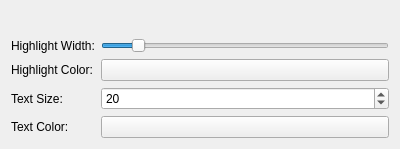
<?xml version="1.0" encoding="UTF-8"?>
<ui version="4.0">
 <class>vcl::qt::InfoEditorSettingsFrame</class>
 <widget class="QFrame" name="vcl::qt::InfoEditorSettingsFrame">
  <property name="geometry">
   <rect>
    <x>0</x>
    <y>0</y>
    <width>400</width>
    <height>149</height>
   </rect>
  </property>
  <property name="windowTitle">
   <string>Frame</string>
  </property>
  <layout class="QGridLayout" name="gridLayout">
   <item row="1" column="0">
    <widget class="QLabel" name="highlightWidthLabel">
     <property name="text">
      <string>Highlight Width:</string>
     </property>
    </widget>
   </item>
   <item row="0" column="0" colspan="2">
    <widget class="vcl::qt::EditModeSettingsFrame" name="editModeFrame">
     <property name="frameShape">
      <enum>QFrame::Shape::NoFrame</enum>
     </property>
     <property name="frameShadow">
      <enum>QFrame::Shadow::Plain</enum>
     </property>
    </widget>
   </item>
   <item row="1" column="1">
    <widget class="QSlider" name="highlightWidthSlider">
     <property name="minimum">
      <number>1</number>
     </property>
     <property name="maximum">
      <number>10</number>
     </property>
     <property name="value">
      <number>2</number>
     </property>
     <property name="orientation">
      <enum>Qt::Orientation::Horizontal</enum>
     </property>
    </widget>
   </item>
   <item row="2" column="0">
    <widget class="QLabel" name="highlightColorLabel">
     <property name="text">
      <string>Highlight Color:</string>
     </property>
    </widget>
   </item>
   <item row="2" column="1">
    <widget class="vcl::qt::ColorPushButton" name="highlightColorPushButton">
     <property name="text">
      <string/>
     </property>
    </widget>
   </item>
   <item row="3" column="0">
    <widget class="QLabel" name="textSizeLabel">
     <property name="text">
      <string>Text Size:</string>
     </property>
    </widget>
   </item>
   <item row="3" column="1">
    <widget class="QSpinBox" name="textSizeSpinBox">
     <property name="minimum">
      <number>5</number>
     </property>
     <property name="maximum">
      <number>100</number>
     </property>
     <property name="value">
      <number>20</number>
     </property>
    </widget>
   </item>
   <item row="4" column="0">
    <widget class="QLabel" name="textColorLabel">
     <property name="text">
      <string>Text Color:</string>
     </property>
    </widget>
   </item>
   <item row="4" column="1">
    <widget class="vcl::qt::ColorPushButton" name="textColorPushButton">
     <property name="text">
      <string/>
     </property>
    </widget>
   </item>
  </layout>
 </widget>
 <customwidgets>
  <customwidget>
   <class>vcl::qt::EditModeSettingsFrame</class>
   <extends>QFrame</extends>
   <header>vclib/qt/gui/editor_settings_frames/edit_mode_settings_frame.h</header>
   <container>1</container>
  </customwidget>
  <customwidget>
   <class>vcl::qt::ColorPushButton</class>
   <extends>QPushButton</extends>
   <header>vclib/qt/gui/color_push_button.h</header>
  </customwidget>
 </customwidgets>
 <resources/>
 <connections/>
</ui>
